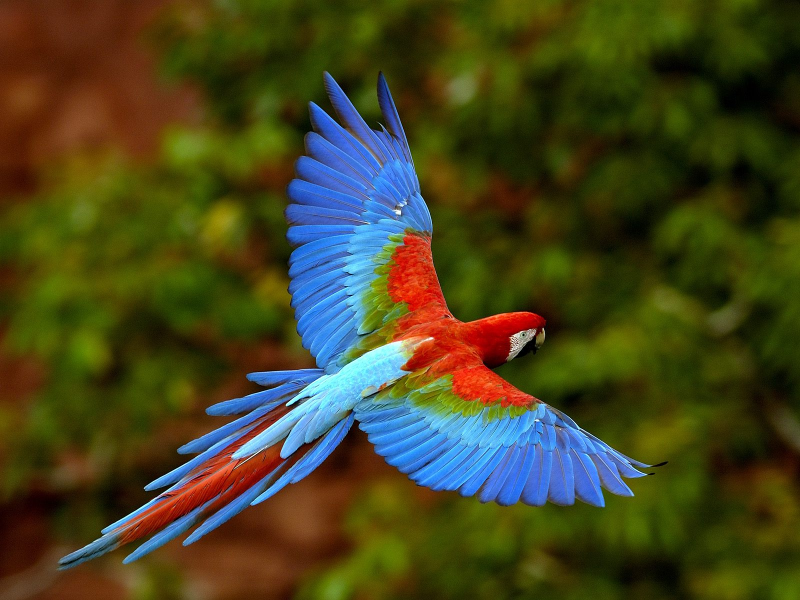
#> input picture Pillow Module/kus.jpg, 1600 x 1200 px (shown at 1/2 size)
$ python 'Pillow Module.py'
#> lines starting #> are read from the running program, lines starting #| are printed output that depends on the picture
from PIL import Image,ImageFilter

image = Image.open("kus.jpg")
#> image is the input picture: PIL image 1600x1200 RGB; mean R, G, B 69.2, 67.9, 32.1
image.save("kus2.jpg")
image.rotate(90).save("kus3.jpg")
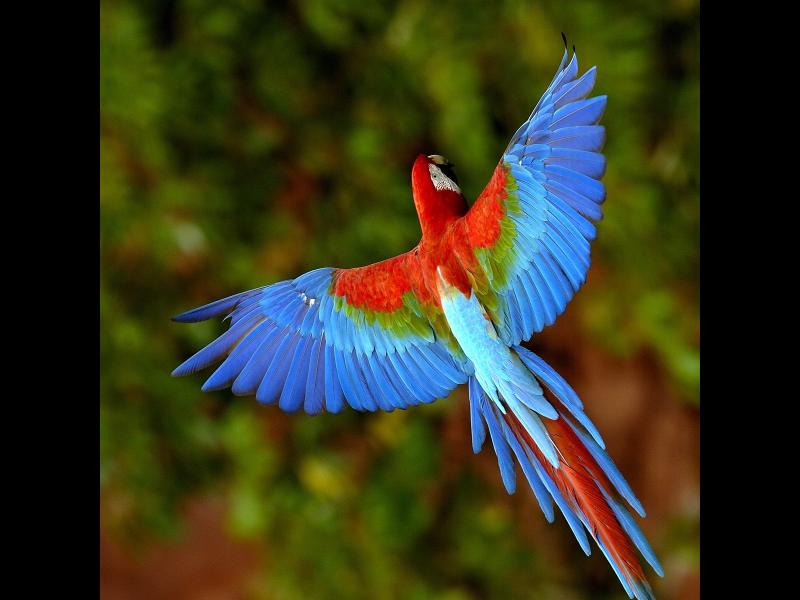
#> saved as kus3.jpg: PIL image 1600x1200 RGB (shown at 1/2 size); mean R, G, B 53.9, 54.9, 30.6
degistir = (500,400)
image.thumbnail(degistir)
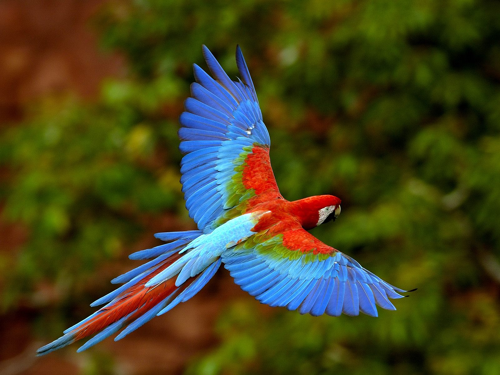
#> image: PIL image 500x375 RGB; mean R, G, B 69.2, 67.9, 32.1
image.save("kus4.jpg")
image.filter(ImageFilter.GaussianBlur(10)).save("kuş5.jpg")
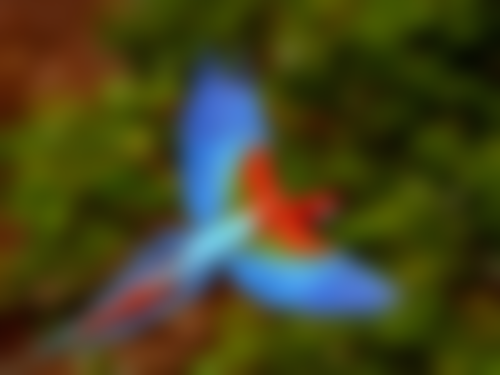
#> saved as kuş5.jpg: PIL image 500x375 RGB; mean R, G, B 69.2, 67.9, 32
kirp = (50,30,440,350)
image.crop(kirp).save("kus6.jpg")
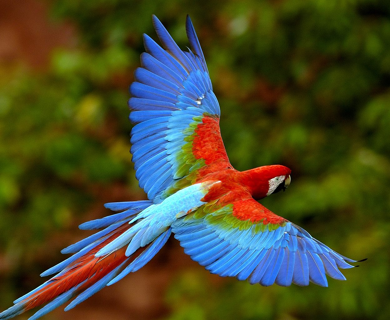
#> saved as kus6.jpg: PIL image 390x320 RGB; mean R, G, B 72.6, 74.6, 45.4
